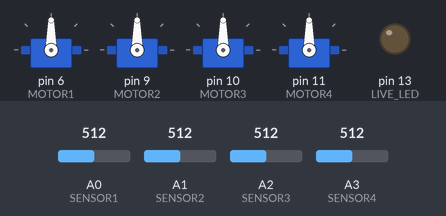
Bench run of a sketch on a simulated Arduino Uno, built with avr-gcc and run on an emulated ATmega328P. On the bench: 4 × servo, output pins drawn as LEDs (lit = HIGH). The inputs (shaded band) are chosen by the test bench; at power-on: A0 (SENSOR1) = 512, A1 (SENSOR2) = 512, A2 (SENSOR3) = 512, A3 (SENSOR4) = 512. What the sketch prints to the serial monitor is not drawn.

Above: at 1.2 s.
1.3 s: A0 (SENSOR1) set to 716
At 2.4 s:
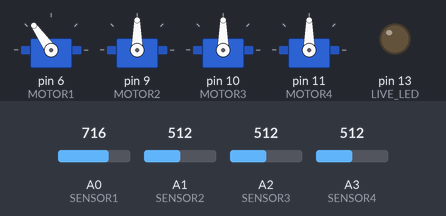
3.0 s: A1 (SENSOR2) set to 716
At 4.4 s:
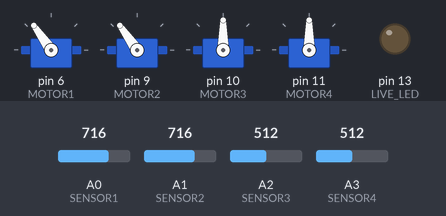
4.7 s: A2 (SENSOR3) set to 716
At 6.1 s:
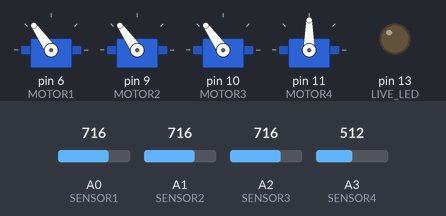
6.4 s: A3 (SENSOR4) set to 716
At 7.3 s:
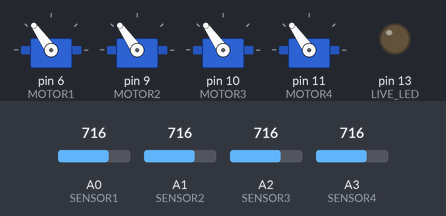
8.1 s: A0 (SENSOR1) set to 992
At 8.7 s:
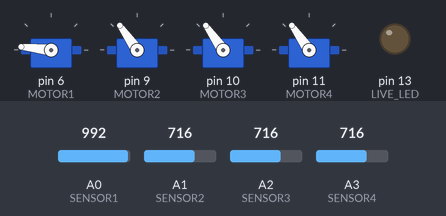
9.8 s: A1 (SENSOR2) set to 992
At 11.2 s:
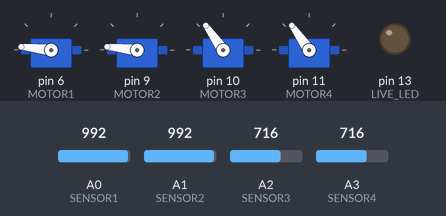
Timing chart, 0 to 12.6 s (numbered marks = the images above; inputs shaded):
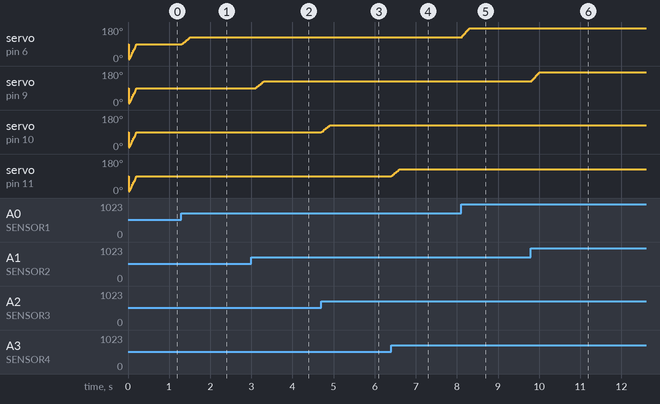

The sketch:

text_lcd.ino
```cpp
#include <SoftwareSerial.h>
#include <Servo.h>

#define txPin 3
#define TIMECTL_MAXTICKS  4294967295L
#define TIMECTL_INIT      0

#define VERSION "01.00"
#define DATE "151125"

#define MOTOR1  6
#define MOTOR2  9
#define MOTOR3  10
#define MOTOR4  11

#define LIVE_LED 13

#define SENSOR1 A0
#define SENSOR2 A1
#define SENSOR3 A2
#define SENSOR4 A3

#define on 1
#define OFF 0

long liveLEDMillis = 0;
boolean liveLEDDirection = false;

Servo servoMotor1;
Servo servoMotor2;
Servo servoMotor3;
Servo servoMotor4;

int sensorValue[4][100];
long sensorMillis = 0;
long motorMillis = 0;
int sensorIndex = 0;

struct SERVICE {
  int phase;
  unsigned long times;
};

SERVICE SelfService;

//
int servoMotor1Center = 90;
int servoMotor2Center = 90;
int servoMotor3Center = 90;
int servoMotor4Center = 90;

SoftwareSerial LCD = SoftwareSerial(0, txPin);
// since the LCD does not send data back to the Arduino, we should only define the txPin
const int LCDdelay=10;  // conservative, 2 actually works

int val01 = 0;       //  sensor1
int val02 = 0;       //  sensor2
int val03 = 0;       //  sensor3
int val04 = 0;       //  sensor4

unsigned long flashTimeMark=0;  //a millisecond time stamp used by the IsTime() function. initialize to 0
unsigned long int flashTimeInterval=1000;  //How many milliseconds we want for the flash cycle. 1000mS is 1 second.

int IsTime(unsigned long *timeMark, unsigned long timeInterval){
  unsigned long timeCurrent;
  unsigned long timeElapsed;
  int result=false;

  timeCurrent=millis();
  if(timeCurrent<*timeMark) {  //Rollover detected
    timeElapsed=(TIMECTL_MAXTICKS-*timeMark)+timeCurrent;  //elapsed=all the ticks to overflow + all the ticks since overflow
  }
  else {
    timeElapsed=timeCurrent-*timeMark;
  }

  if(timeElapsed>=timeInterval) {
    *timeMark=timeCurrent;
    result=true;
  }
  return(result);
}
// wbp: goto with row & column
void lcdPosition(int row, int col) {
  LCD.write(0x1B);   //command flag
  LCD.write(0x4C);   //command flag
  LCD.write(col);    //position
  LCD.write(row);    //position
  delay(LCDdelay);
}
void clearLCD(){
  LCD.write(0x1B);   //command flag
  LCD.write(0x43);   //clear command.
  delay(LCDdelay);
}
void backlightOn() {  //turns on the backlight
  LCD.write(0x1B);   //command flag for backlight stuff
  LCD.write(0x42);    //light level.
  delay(LCDdelay);
}
void backlightOff(){  //turns off the backlight
  LCD.write(0x1B);   //command flag for backlight stuff
  LCD.write(0x62);     //light level for off.
   delay(LCDdelay);
}
void serCommand(){   //a general function to call the command flag for issuing all other commands
  LCD.write(0x1B);
}

void setup()
{
  servoMotor1.attach(MOTOR1);
  servoMotor2.attach(MOTOR2);
  servoMotor3.attach(MOTOR3);
  servoMotor4.attach(MOTOR4);

  Serial.begin(115200);
  Serial.print("Simple Robot Arm Ver:");
  Serial.write(VERSION);
  Serial.print(" Date:");
  Serial.write(DATE);
  Serial.print("\r\n");

  pinMode(LIVE_LED, OUTPUT);
  SelfService.phase = 1;

  pinMode(txPin, OUTPUT);
  LCD.begin(9600);
}

int number = 0;

void loop()
{

   MainService();

  //Text LCD Display term - 1000ms
  if(IsTime(&flashTimeMark,flashTimeInterval)) {

    // read the value from the sensor
    val01 = map(analogRead(SENSOR1), 0, 1023, 0, 180);
    val02 = map(analogRead(SENSOR2), 0, 1023, 0, 180);
    val03 = map(analogRead(SENSOR3), 0, 1023, 0, 180);
    val04 = map(analogRead(SENSOR4), 0, 1023, 0, 180);

    clearLCD();

    lcdPosition(0,0);
    LCD.print("M01-");
    LCD.print(val01);

    lcdPosition(0,8);
    LCD.print("M02-");
    LCD.print(val02);

    lcdPosition(1,0);
    LCD.print("M03-");
    LCD.print(val03);

    lcdPosition(1,8);
    LCD.print("M04-");
    LCD.print(val04);
  }

}

void MainService()
{
  switch (SelfService.phase)
  {
    case 0:
      break;

    case 1:
      SensorRead();
      MotorControl();
      break;

    case 11:
      servoMotor1.write(servoMotor1Center);
      servoMotor2.write(servoMotor2Center);
      servoMotor3.write(servoMotor3Center);
      servoMotor4.write(servoMotor4Center);
      SelfService.phase = 0;
      break;
  }
}

void SensorRead()
{
  if (GetETime(sensorMillis) > 1)
  {
    sensorMillis = millis();
    sensorValue[0][sensorIndex] = map(analogRead(SENSOR1), 0, 1023, 0, 180);
    sensorValue[1][sensorIndex] = map(analogRead(SENSOR2), 0, 1023, 0, 180);
    sensorValue[2][sensorIndex] = map(analogRead(SENSOR3), 0, 1023, 0, 180);
    sensorValue[3][sensorIndex] = map(analogRead(SENSOR4), 0, 1023, 0, 180);
    sensorIndex++;
    if (sensorIndex >= 100)
      sensorIndex = 0;

  }
}

void MotorControl()
{
  long meanSensorValue[4], i;

  if (GetETime(motorMillis) > 1)
  {
    motorMillis = millis();

    for (i = 0; i < 4; i++)
      meanSensorValue[i] = 0;

    for (i = 0; i < 100; i++)
    {
      meanSensorValue[0] += sensorValue[0][i];
      meanSensorValue[1] += sensorValue[1][i];
      meanSensorValue[2] += sensorValue[2][i];
      meanSensorValue[3] += sensorValue[3][i];
    }

    for (i = 0; i < 4; i++)
      meanSensorValue[i] = meanSensorValue[i] / 100;

    servoMotor1.write(meanSensorValue[0]);
    servoMotor2.write(meanSensorValue[1]);
    servoMotor3.write(meanSensorValue[2]);
    servoMotor4.write(meanSensorValue[3]);

  }
}

unsigned long GetETime(unsigned long referenceTime)
{
  unsigned long returnValue;
  unsigned long currentMillis = millis();
  if (referenceTime > currentMillis)
  {
    returnValue = 4294967295 + (currentMillis - referenceTime);
    returnValue++;
  }
  else
  {
    returnValue = currentMillis - referenceTime;
  }
  return returnValue;
}
```

Measured:
- after the input at 1.3 s, servo on pin 6 (MOTOR1): moves from 90° to 125° over 0.20 s, starting at once
- after the input at 3.0 s, servo on pin 9 (MOTOR2): moves from 90° to 125° over 0.20 s, starting after 0.10 s
- after the input at 4.7 s, servo on pin 10 (MOTOR3): moves from 90° to 125° over 0.20 s, starting at once
- after the input at 6.4 s, servo on pin 11 (MOTOR4): moves from 90° to 125° over 0.20 s, starting at once
- after the input at 8.1 s, servo on pin 6 (MOTOR1): moves from 125° to 174° over 0.20 s, starting at once
- after the input at 9.8 s, servo on pin 9 (MOTOR2): moves from 125° to 174° over 0.30 s, starting at once
